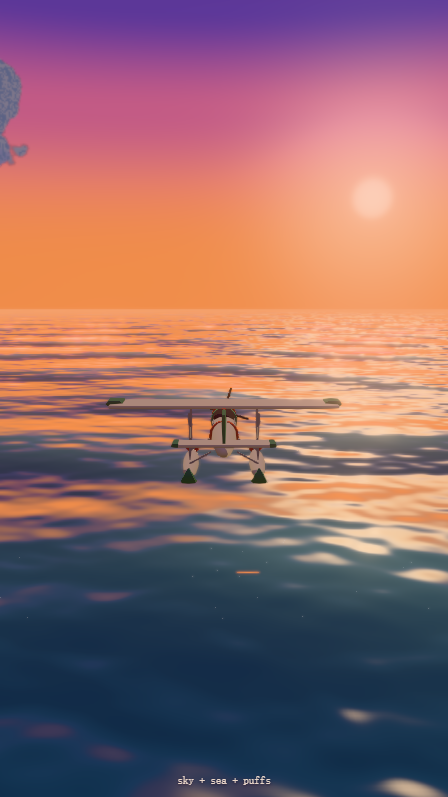
#> input picture artifacts/cloud-probe/2026-11-14T17-24-30Z/bg-on.png, 448 x 797 px, found by its file name
$ python fixedmask.py
#> lines starting #> are read from the running program, lines starting #| are printed output that depends on the picture; after the words box and inside, x2 and y2 are one past the last pixel; in counts of white or black regions, pixels touching at a corner belong together
"""固定掩码口径的 A/B 复测仪（2026-11-15 终局复算引入）。

探针的 bandEnergyInMask 用**各自变体的掩码**当分母（样本数 ±8% 漂移，变体间
不可比——2026-11-15 复核指出的仪器缺陷）。本脚本把所有变体放到同一把尺子：
V0 的 bg-on/bg-off 三通道最大差 > 24 生成掩码，腐蚀 2px 后固定，输出
band4（全掩码 / 上半 y<290）与两个历史热窗的 band4。

用法：python fixedmask.py  # 读死 RUNS 表；改表即改对比组（V0 必须在首位）
"""
import os
import numpy as np
from PIL import Image

BASE = os.path.dirname(os.path.abspath(__file__))
RUNS = {
    'V0': '2026-11-15T13-57-18Z',
    'V3': '2026-11-15T14-07-12Z',
    'V9': '2026-11-15T14-30-17Z',
    'V10': '2026-11-15T14-31-36Z',
    'V11': '2026-11-15T14-32-24Z',
}
HOT_WINDOWS = {'upper': (340, 69, 440, 119), 'lower': (70, 170, 170, 220)}
Y_HORIZON = 290
THRESHOLD = 24  # 与探针缺省口径一致（--threshold 可覆盖探针侧；此处保持 24）

def load(d):
#> called with d = '2026-11-15T13-57-18Z'
    on = np.asarray(Image.open(os.path.join(BASE, d, 'bg-on.png')).convert('RGB'), dtype=np.int16)
    off = np.asarray(Image.open(os.path.join(BASE, d, 'bg-off.png')).convert('RGB'), dtype=np.int16)
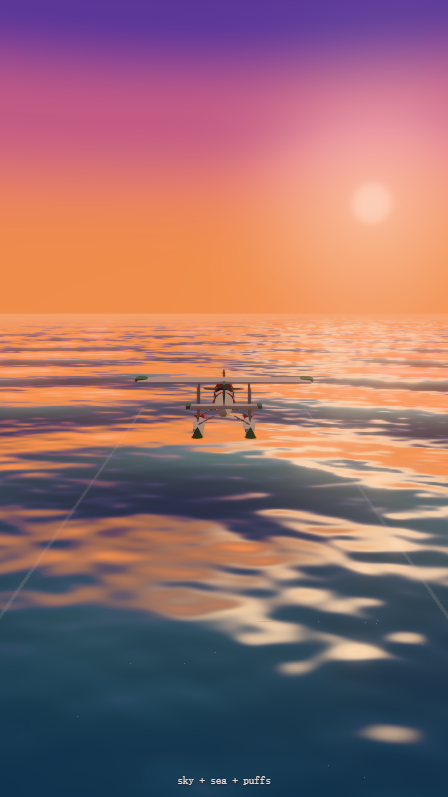
#> input picture artifacts/cloud-probe/2026-11-14T18-06-02Z/bg-off.png, 448 x 797 px, found by its file name
    return on, off

def erode(mask, n=2):
#> called with n = 2
    m = mask.astype(np.uint8)
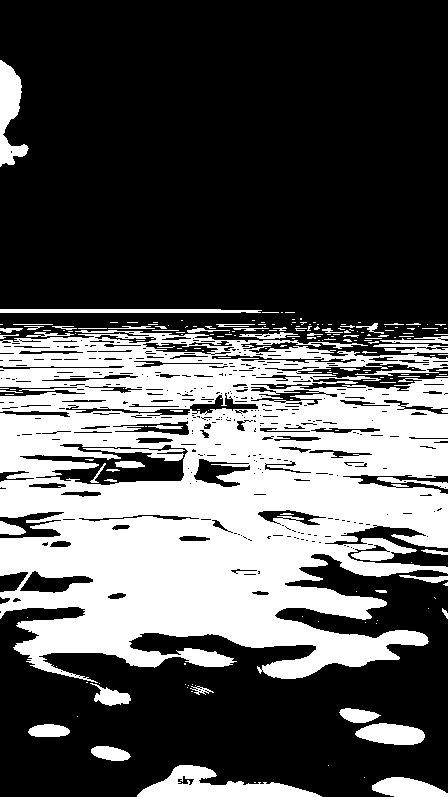
#> m: shape (797, 448); values 0 (black) and 1 (white), 34.2% white; 202 white regions (147 under 20 px), largest, box (x1, y1, x2, y2) and area: (0, 330, 448, 683) 108300, (137, 765, 322, 797) 2819, (0, 60, 29, 167) 1628
    for _ in range(n):
        mm = np.zeros_like(m)
        for dy in (-1, 0, 1):
            for dx in (-1, 0, 1):
                mm |= np.roll(np.roll(m, dy, 0), dx, 1)
        m = mm & mask
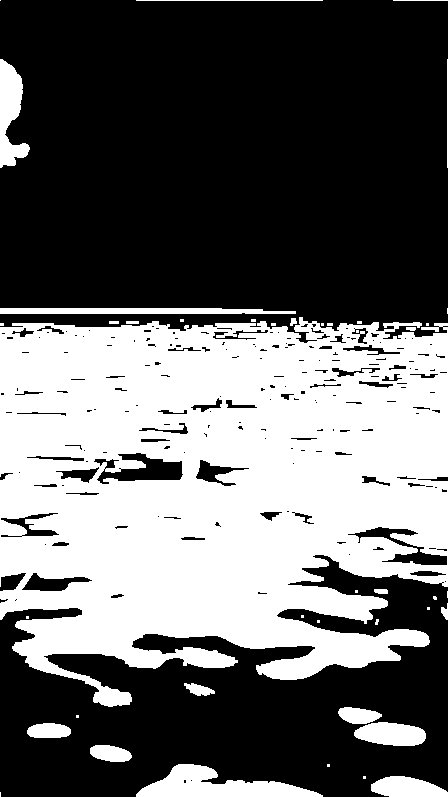
#> mm: shape (797, 448); values 0 (black) and 1 (white), 40.5% white; 42 white regions (23 under 20 px), largest, box (x1, y1, x2, y2) and area: (0, 317, 448, 707) 132559, (136, 764, 323, 797) 3206, (0, 59, 30, 168) 1852
#| fixed mask px = 121942
    return m.astype(bool)

def band4(img, step=4):
    a = np.asarray(img, dtype=np.int16)
    d1 = np.abs(a[:-step, :-step] - a[:-step, step:]).max(axis=2)
    d2 = np.abs(a[:-step, :-step] - a[step:, :-step]).max(axis=2)
    return float(np.maximum(d1, d2).mean())

def band4_masked(img, mask, step=4):
#> called with step = 4
    a = np.asarray(img, dtype=np.int16)
    ok = mask[:-step, :-step] & mask[:-step, step:] & mask[step:, :-step]
#> ok: shape (793, 444) bool; 26.7% white; 369 white regions (298 under 20 px), largest, box (x1, y1, x2, y2) and area: (0, 378, 444, 675) 72835, (0, 337, 339, 408) 10129, (140, 765, 309, 793) 1809
    d1 = np.abs(a[:-step, :-step] - a[:-step, step:]).max(axis=2)
    d2 = np.abs(a[:-step, :-step] - a[step:, :-step]).max(axis=2)
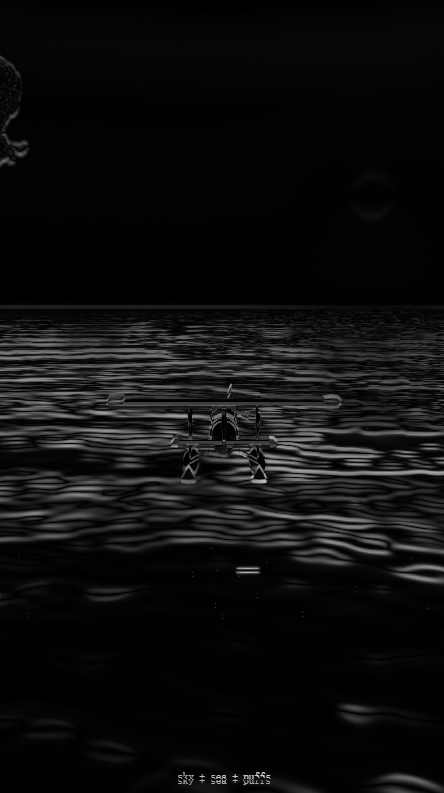
#> d2: shape (793, 444) int16; min 0, max 210, mean 13.9
    d = np.maximum(d1, d2)[ok]
    return float(d.mean()) if d.size else 0.0

if __name__ == '__main__':
    v0dir = next(iter(RUNS.values()))
    on0, off0 = load(v0dir)
    mask = erode(np.abs(on0 - off0).max(axis=2) > THRESHOLD)
    print(f"fixed mask px = {mask.sum()}")
    print(f"{'variant':6s} {'band4':>7s} {'upper':>7s} {'hotUp':>7s} {'hotLo':>7s}")
    for k, d in RUNS.items():
        on, _ = load(d)
        print(f"{k:6s} {band4_masked(on, mask):>7.2f} {band4_masked(on[:Y_HORIZON], mask[:Y_HORIZON]):>7.2f}"
              f" {band4(on[HOT_WINDOWS['upper'][1]:HOT_WINDOWS['upper'][3], HOT_WINDOWS['upper'][0]:HOT_WINDOWS['upper'][2]]):>7.2f}"
              f" {band4(on[HOT_WINDOWS['lower'][1]:HOT_WINDOWS['lower'][3], HOT_WINDOWS['lower'][0]:HOT_WINDOWS['lower'][2]]):>7.2f}")
#> call 2 of band4_masked, with step = 4
#> in band4_masked (call 2), `a = np.asarray(img, dtype=np.int16)`:
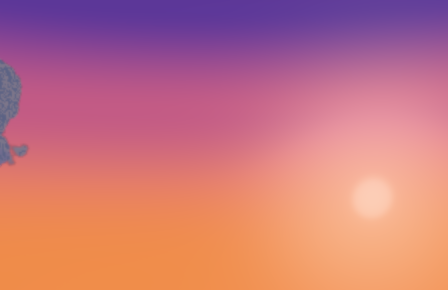
#> a: shape (290, 448, 3) int16; mean of channels 0, 1, 2 200.1, 118.1, 127; drawn as R, G, B
#> in band4_masked (call 2), `ok = mask[:-step, :-step] & mask[:-step, step:] & mask[step:, :-step]`:
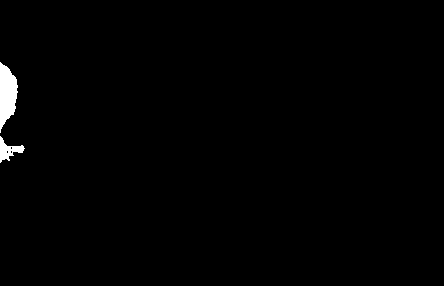
#> ok: shape (286, 444) bool; 0.88% white; 2 white regions, box (x1, y1, x2, y2) and area: (0, 62, 18, 133) 838, (0, 136, 25, 163) 279
#> in band4_masked (call 2), `d = np.maximum(d1, d2)[ok]`: d = 1117 values, max 80 at index 1107, min 1 at index 235, mean 19.56
#> call 2 of band4, with step = 4
#> in band4 (call 2), `d1 = np.abs(a[:-step, :-step] - a[:-step, step:]).max(axis=2)`: d1: shape (46, 96) int16; values 0 (black) and 1 (white), 13.2% white in thin lines or dots
#> in band4 (call 2), `d2 = np.abs(a[:-step, :-step] - a[step:, :-step]).max(axis=2)`:
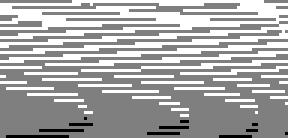
#> d2: shape (46, 96) int16 (shown 3 times larger); min 1, max 3, mean 2.33; drawn with min black and max white
#| V0       27.70   19.56    3.67    2.33
